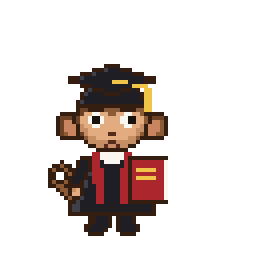
#> input picture v2/gif/academic/idle.gif, 256 x 256 px
$ python -i visual_qa.py   (imports and definitions only)
#> lines starting #> are read from the running program, lines starting #| are printed output that depends on the picture
"""QA visual v2 (bagian 53-55, 66-67): siluet, grayscale, skala, baseline, seam, identitas wajah.
Membaca sheet hasil ekspor (v2/sheets) lewat registry.json, menulis metrik JSON dan gambar galeri.

    python3 v2/tools/visual_qa.py [--out DIR]

Uji pengenalan otomatis adalah PROKSI, bukan pengenalan manusia: siluet idle f0 tiap karakter menjadi galeri;
frame lain (idle tengah, attack, victory) diperkecil ke 100/75/50/25% lalu dicocokkan ke galeri dengan IoU tertinggi.
Benar bila tetangga terdekat adalah karakter itu sendiri.
"""
import itertools
import json
import os
import statistics
import sys

from PIL import Image, ImageDraw

HERE = os.path.dirname(os.path.abspath(__file__))
V2 = os.path.dirname(HERE)
W = H = 64
BASE = 59
FACE = {(226, 172, 128), (198, 142, 100), (236, 140, 108), (206, 110, 84)}
BG = (250, 247, 240)

# [2 lines not run here, left out]
# [1 line that did not run here, left out]

# kelompok galeri (bagian 67)
# [6 lines that did not run here, left out]


# [17 lines left out: functions full_frames, frames, not called in this run]


def mask(im):
    a = im.split()[3]
    return {(x, y) for y in range(im.size[1]) for x in range(im.size[0]) if a.getpixel((x, y))}


def iou(a, b):
    u = len(a | b)
    return len(a & b) / u if u else 1.0


# [8 lines left out: function scaled_mask, not called in this run]


def gray(im):
    g = Image.new("L", im.size, 255)
    rgb = im.convert("RGB").convert("L")
    g.paste(rgb, mask=im.split()[3])
    return g


# [93 lines left out: functions gray_diff, core_state, queries, recognition, recognition_roster, faction_iou, not called in this run]


PAIRS_54 = [("knight-heavy", "viking-huscarl"), ("pirate-captain", "pirate-sharpshooter"), ("scientist", "academic")]


# [190 lines left out: functions pair_tests, baseline_and_identity, seams, gallery_images, berserker_qa, main, not called in this run]


# [2 lines not run here, left out]

>>> from PIL import Image
>>> picture = Image.open('../gif/academic/idle.gif')
#> picture is the input picture: PIL image 256x256 P; mean R, G, B, A 22.5, 14.5, 11.7, 55
>>> result = gray(picture)
#> in gray, `g = Image.new("L", im.size, 255)`: g: PIL image 256x256 L; every value is 255
#> in gray, `rgb = im.convert("RGB").convert("L")`:
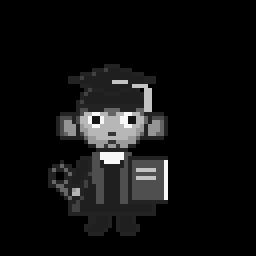
#> rgb: PIL image 256x256 L; min 0, max 247, mean 16.6
#> (the run stopped early here; a loop or call above may not have finished)
